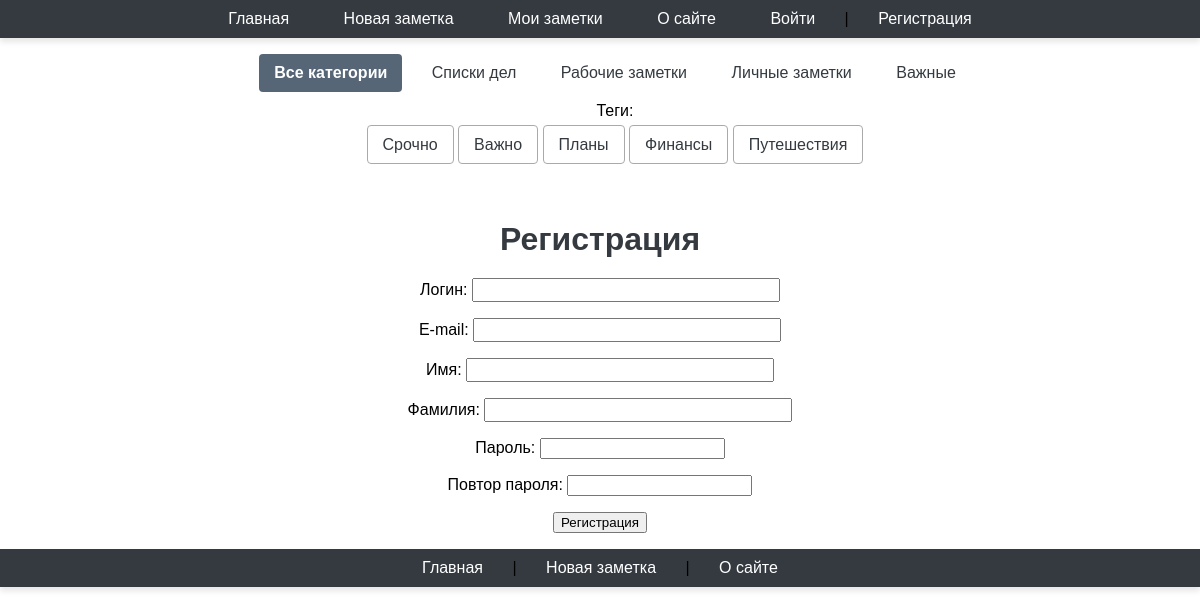
The page /users/register/ on the database its author committed.
### notes/models.py (models this page shows, shortened)
class Category(models.Model):
    class Meta:
        verbose_name = 'Категория'
        verbose_name_plural = 'Категории'
    name = models.CharField(max_length=100, db_index=True, verbose_name="Категория")
    slug = models.SlugField(max_length=255, unique=True, db_index=True)
    def get_absolute_url(self):
        return reverse('categories', kwargs={'cat_slug': self.slug})

class TagPost(models.Model):
    class Meta:
        verbose_name = 'Тэг'
        verbose_name_plural = 'Тэги'
    tag = models.CharField(max_length=100, db_index=True)
    slug = models.SlugField(max_length=255, unique=True, db_index=True)
    def get_absolute_url(self):
        return reverse('tag', kwargs={'tag_slug':
                                          self.slug})

### users/views.py (the view)
# urls.py: path('register/', views.RegisterUser.as_view(), name='register'),
class RegisterUser(CreateView):
    form_class = RegisterUserForm
    template_name = 'users/register.html'
    extra_context = {'title': "Регистрация"}
    success_url = reverse_lazy('users:login')

### users/forms.py (shortened to what this page needs)
class RegisterUserForm(forms.ModelForm):
    username = forms.CharField(label="Логин")
    password = forms.CharField(label="Пароль",
                               widget=forms.PasswordInput)
    password2 = forms.CharField(label="Повтор пароля",
                                widget=forms.PasswordInput)
    class Meta:
        model = get_user_model()
        fields = ['username', 'email', 'first_name',
                  'last_name', 'password', 'password2']
        labels = {
            'email': 'E-mail',
            'first_name': 'Имя',
            'last_name': 'Фамилия',
        }

### notes/templatetags/notes_tags.py (called while the page is built)
@register.inclusion_tag('notes/list_categories.html')
def show_categories(cat_selected_id=0):
    cats = Category.objects.all()
    return {"cats": cats, "cat_selected": cat_selected_id}

@register.inclusion_tag('notes/list_tags.html')
def show_all_tags():
    return {"tags": TagPost.objects.all()}

### users/context_processors.py (called while the page is built)
def get_notes_context(request):
    return {'mainmenu': menu}

### users/templates/users/register.html (shortened to what this page needs)
{% extends 'base.html' %}
{% block content %}
<h1>Регистрация</h1>
<form method="post">
    {{ form.as_p }}
    <p>
        <button type="submit">Регистрация</button>
    </p>
</form>
{% endblock %}

### notes/templates/notes/list_categories.html
{% for cat in cats %}
 {% if cat.id == cat_selected %}
 <li
class="selected">{{cat.name}}</li>
 {% else %}
 <li><a href="{{ cat.get_absolute_url }}">{{cat.name}}</a></li>
 {% endif %}
{% endfor %}

### notes/templates/notes/list_tags.html
{% if tags %}
 Теги:</p>
 <ul class="tags-list">
 {% for t in tags %}
 <li><a
href="{{t.get_absolute_url}}">{{t.tag}}</a></li>
 {% endfor %}
 </ul>
{% endif %}

### notes/static/notes/css/styles.css (style rules this page uses)
html, body { font-family: 'Arial'; margin: auto; text-align: center; padding: 0; height: 100%; width: 100%; }
a { color: #0059b2; text-decoration: none; }
ul.tags-list { width: 100%; margin: 0; padding: 0; list-style: none; }
ul.tags-list li { margin: 0; padding: 0 0 10px; display: inline-block; }
ul.tags-list li a { padding: 5px; font-size: 16px; border: 1px solid #aaa; }
.form-input { width: 300px; font-size: 16px; }
ul { display: inline-block; }
#leftchapters li { margin-bottom: 10px; }
#leftchapters li a, #leftchapters li.selected { padding: 10px 15px; text-decoration: none; color: #343a40; border-radius: 4px; transition: background-color 0.3s, color 0.3s; }
h1 { color: #343a40; font-size: 2em; margin-bottom: 20px; text-align: center; }
li { display: inline-block; margin-right: 10px; }
.tags-list { list-style-type: none; padding: 0; margin: 0; }
.tags-list li { display: inline-block; margin-right: 10px; }

### rows shown on the page
Category: name "Списки дел"
Category: name "Рабочие заметки"
Category: name "Личные заметки"
Category: name "Важные"
TagPost: tag "Срочно"
TagPost: tag "Важно"
TagPost: tag "Планы"
TagPost: tag "Финансы"
TagPost: tag "Путешествия"

### other values the page prints
{{ m.title }} "Главная" "Новая заметка" "Мои заметки" "О сайте"
